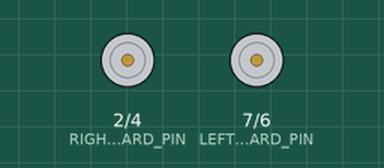
The sketch below on a simulated Arduino Uno, built with avr-gcc and run on an emulated ATmega328P. On the bench: motor-driver pin pairs drawn as motors (green arrow = first pin HIGH = forward, orange = second pin HIGH = backward, longer = more drive, scaled by the enable pin). Wiring (inferred from the names in the program): ultrasonic range finder: trigger pin 8; echo pin 9.

Above: at 0.6 s.
At 1.4 s:
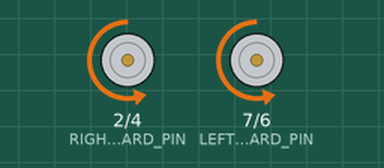
At 2.4 s:
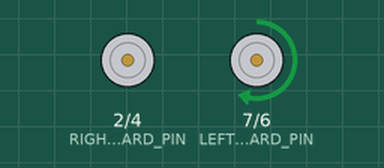
Timing chart, 0 to 5.1 s (numbered marks = the images above):
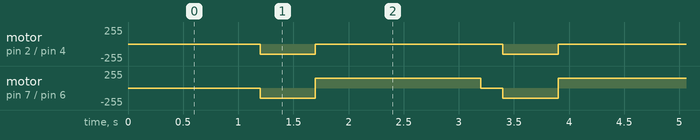

Measured:
- by itself, motor on pin 2 (RIGHT_DC_MOTOR_FORWARD_PIN) / pin 4 (RIGHT_DC_MOTOR_BACKWARD_PIN): alternates backward 150/255 for 0.50 s and stopped for 1.7 s
- by itself, motor on pin 7 (LEFT_DC_MOTOR_FORWARD_PIN) / pin 6 (LEFT_DC_MOTOR_BACKWARD_PIN): repeats every 2.2 s: forward 150/255 1.5 s, stopped 0.20 s, backward 150/255 0.50 s

The sketch:

Avoiding_Obstacles.ino
```cpp
/*******************************************************************************
* Title                 :   Avoiding Obstacles Car
* Filename              :   Avoiding_Obstacles.ino
* Author                :   Mohamed Hafez
* Origin Date           :   11/01/2022
* Version               :   1.0.0
* Compiler              :   TODO: COMPILER GOES HERE
* Target                :   arduino uno
* Notes                 :   None
*
*****************************************************************************/
/*************** SOURCE REVISION LOG *****************************************
*
*    Date    Version   Author          Description
*  11/01/22   1.0.0   Mohamed Hafez   Initial Release.
*
*******************************************************************************/
/** @file Avoiding_Obstacles.ino
 *  @brief This is the source file make an avoiding robot.
 */
/******************************************************************************
* Includes
*******************************************************************************/

/******************************************************************************
* Module Preprocessor Constants
*******************************************************************************/


#define RIGHT_DC_MOTOR_SPEED_PIN       3    // Right dc motor speed    pin
#define RIGHT_DC_MOTOR_FORWARD_PIN     2    // Right dc motor forward  pin
#define RIGHT_DC_MOTOR_BACKWARD_PIN    4    // Right dc motor backword pin

#define LEFT_DC_MOTOR_SPEED_PIN        5    // Left dc motor speed    pin
#define LEFT_DC_MOTOR_BACKWARD_PIN     6    // Left dc motor forward  pin
#define LEFT_DC_MOTOR_FORWARD_PIN      7    // Left dc motor backward pin

#define ULTRASONIC_TRIGGER_PIN         8    // Ultrasonic trigger pin
#define ULTRASONIC_ECHO_PIN            9    // Ultrasonic echo    pin

#define TIME_DELAY_FOR_MOTORS          200  // Delay for motors
#define TIME_DELAY_FOR_MOVE            500
#define MOTOR_SPEED                    150  // Motor speed
#define MOTOR_SPEED_FOR_STOP           0    // Motor speed for stop

#define INITIALIZE_WITH_ZERO           0
#define LOW_PULSE_DURATION             2
#define HIGH_PULSE_DURATION            10
#define CONSTANT_VALUE                 .0343
#define LIMIT_DISTANCE                 20
/******************************************************************************
* Module Preprocessor Macros
*******************************************************************************/

/******************************************************************************
* Module Typedefs
*******************************************************************************/

/******************************************************************************
* Module Variable and Objects Definitions
*******************************************************************************/

/***************************Variables Definition******************************/
long int Global_Distance;
long int Global_WaveDuration;
/******************************************************************************
* Function Prototypes
*******************************************************************************/
void Robot_InitializeRobotPins(void);
void Robot_CalculateDistance(void);
void Robot_SetRobotMotions(void);
void Robot_MoveRobotForward(void);
void Robot_MoveRobotBackward(void);
void Robot_MoveRobotRight(void);
void Robot_MoveRobotLeft(void);
void Robot_StopRobot(void);
/******************************************************************************
* Function Definitions
*******************************************************************************/

void setup()
{
  // Initialize distance variable
  Global_Distance     = INITIALIZE_WITH_ZERO;
  // Initialize duration variable
  Global_WaveDuration = INITIALIZE_WITH_ZERO;
  // Attach dc motors to control pins
  Robot_InitializeRobotPins();
}
void loop()
{
  // Caculate distance
  Robot_CalculateDistance();
  // Robot motiion
  Robot_SetRobotMotions();
}
/*****************************************Auxlariy functions**********************************/
void Robot_InitializeRobotPins(void)
{
  for(int Local_PinsCounter = RIGHT_DC_MOTOR_FORWARD_PIN;Local_PinsCounter <= ULTRASONIC_TRIGGER_PIN;Local_PinsCounter++)
  {
    pinMode(Local_PinsCounter, OUTPUT);
  }
  pinMode(ULTRASONIC_ECHO_PIN, INPUT);
}

void Robot_CalculateDistance(void)
{
  pinMode(ULTRASONIC_TRIGGER_PIN, LOW);
  delayMicroseconds(LOW_PULSE_DURATION);
  pinMode(ULTRASONIC_TRIGGER_PIN, HIGH);
  delayMicroseconds(HIGH_PULSE_DURATION);
  pinMode(ULTRASONIC_TRIGGER_PIN, LOW);
  Global_WaveDuration = pulseIn(ULTRASONIC_ECHO_PIN, HIGH);
  Global_Distance     = (Global_WaveDuration / 2) * CONSTANT_VALUE;
}

void Robot_SetRobotMotions(void)
{
  if(Global_Distance < LIMIT_DISTANCE)
  {
    Robot_StopRobot();
    delay(TIME_DELAY_FOR_MOTORS);
    Robot_MoveRobotBackward();
    delay(TIME_DELAY_FOR_MOVE);
    Robot_MoveRobotRight();
    delay(TIME_DELAY_FOR_MOVE);
  }
  else
  {
    Robot_MoveRobotForward();
  }
}

void Robot_MoveRobotForward(void)
{
  digitalWrite(RIGHT_DC_MOTOR_FORWARD_PIN, HIGH);
  digitalWrite(RIGHT_DC_MOTOR_BACKWARD_PIN,LOW);
  digitalWrite(LEFT_DC_MOTOR_FORWARD_PIN, HIGH);
  digitalWrite(LEFT_DC_MOTOR_BACKWARD_PIN, LOW);
  analogWrite(RIGHT_DC_MOTOR_SPEED_PIN, MOTOR_SPEED);
  analogWrite(LEFT_DC_MOTOR_SPEED_PIN,  MOTOR_SPEED);
}

void Robot_MoveRobotBackward(void)
{
  digitalWrite(RIGHT_DC_MOTOR_FORWARD_PIN, LOW);
  digitalWrite(RIGHT_DC_MOTOR_BACKWARD_PIN, HIGH);
  digitalWrite(LEFT_DC_MOTOR_FORWARD_PIN, LOW);
  digitalWrite(LEFT_DC_MOTOR_BACKWARD_PIN, HIGH);
  analogWrite(RIGHT_DC_MOTOR_SPEED_PIN, MOTOR_SPEED);
  analogWrite(LEFT_DC_MOTOR_SPEED_PIN,  MOTOR_SPEED);
}

void Robot_MoveRobotRight(void)
{
  digitalWrite(RIGHT_DC_MOTOR_FORWARD_PIN, LOW);
  digitalWrite(RIGHT_DC_MOTOR_BACKWARD_PIN, LOW);
  digitalWrite(LEFT_DC_MOTOR_FORWARD_PIN, HIGH);
  digitalWrite(LEFT_DC_MOTOR_BACKWARD_PIN, LOW);
  analogWrite(RIGHT_DC_MOTOR_SPEED_PIN, MOTOR_SPEED_FOR_STOP);
  analogWrite(LEFT_DC_MOTOR_SPEED_PIN,  MOTOR_SPEED);
}

void Robot_MoveRobotLeft(void)
{
  digitalWrite(RIGHT_DC_MOTOR_FORWARD_PIN, HIGH);
  digitalWrite(RIGHT_DC_MOTOR_BACKWARD_PIN, LOW);
  digitalWrite(LEFT_DC_MOTOR_FORWARD_PIN, LOW);
  digitalWrite(LEFT_DC_MOTOR_BACKWARD_PIN, LOW);
  analogWrite(RIGHT_DC_MOTOR_SPEED_PIN, MOTOR_SPEED);
  analogWrite(LEFT_DC_MOTOR_SPEED_PIN,  MOTOR_SPEED_FOR_STOP);
}

void Robot_StopRobot(void)
{
  digitalWrite(RIGHT_DC_MOTOR_FORWARD_PIN, LOW);
  digitalWrite(RIGHT_DC_MOTOR_BACKWARD_PIN, LOW);
  digitalWrite(LEFT_DC_MOTOR_FORWARD_PIN, LOW);
  digitalWrite(LEFT_DC_MOTOR_BACKWARD_PIN, LOW);
  analogWrite(RIGHT_DC_MOTOR_SPEED_PIN, MOTOR_SPEED_FOR_STOP);
  analogWrite(LEFT_DC_MOTOR_SPEED_PIN, MOTOR_SPEED_FOR_STOP);
}
```
